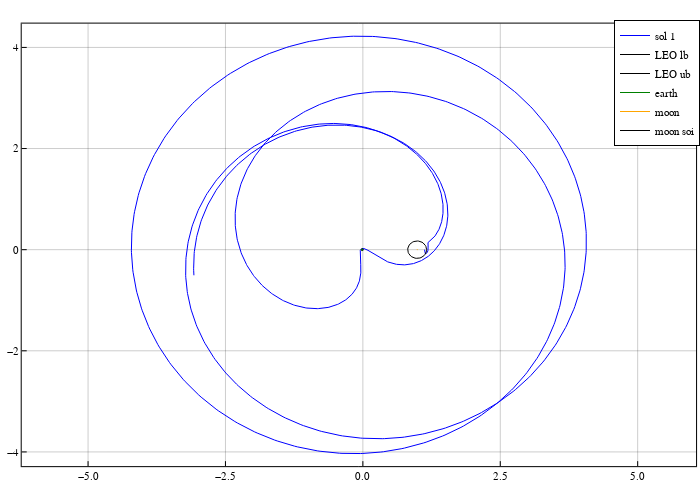

The notebook cell this image was saved under:
### Code cell
moon = plot_circle(1738/param3b.lstar, 1-param3b.mu2, 0.0)
earth = plot_circle(6375/param3b.lstar, -param3b.mu2, 0.0)
moon_soi = plot_circle(66000/param3b.lstar, 1-param3b.mu2, 0.0)
leo_lb = plot_circle((2000)/param3b.lstar, -param3b.mu2, 0.0)
leo_ub = plot_circle((6375+1500)/param3b.lstar, -param3b.mu2, 0.0)
plot!(pcart, leo_lb[1,:], leo_lb[2,:], c=:black, lw=1.0, label="LEO lb")
plot!(pcart, leo_ub[1,:], leo_ub[2,:], c=:black, lw=1.0, label="LEO ub")
plot!(pcart, earth[1,:], earth[2,:], c=:green, lw=1.0, label="earth")
plot!(pcart, moon[1,:], moon[2,:], c=:orange, lw=1.0, label="moon")
plot!(pcart, moon_soi[1,:], moon_soi[2,:], c=:black, lw=1.0, label="moon soi")

pcart
